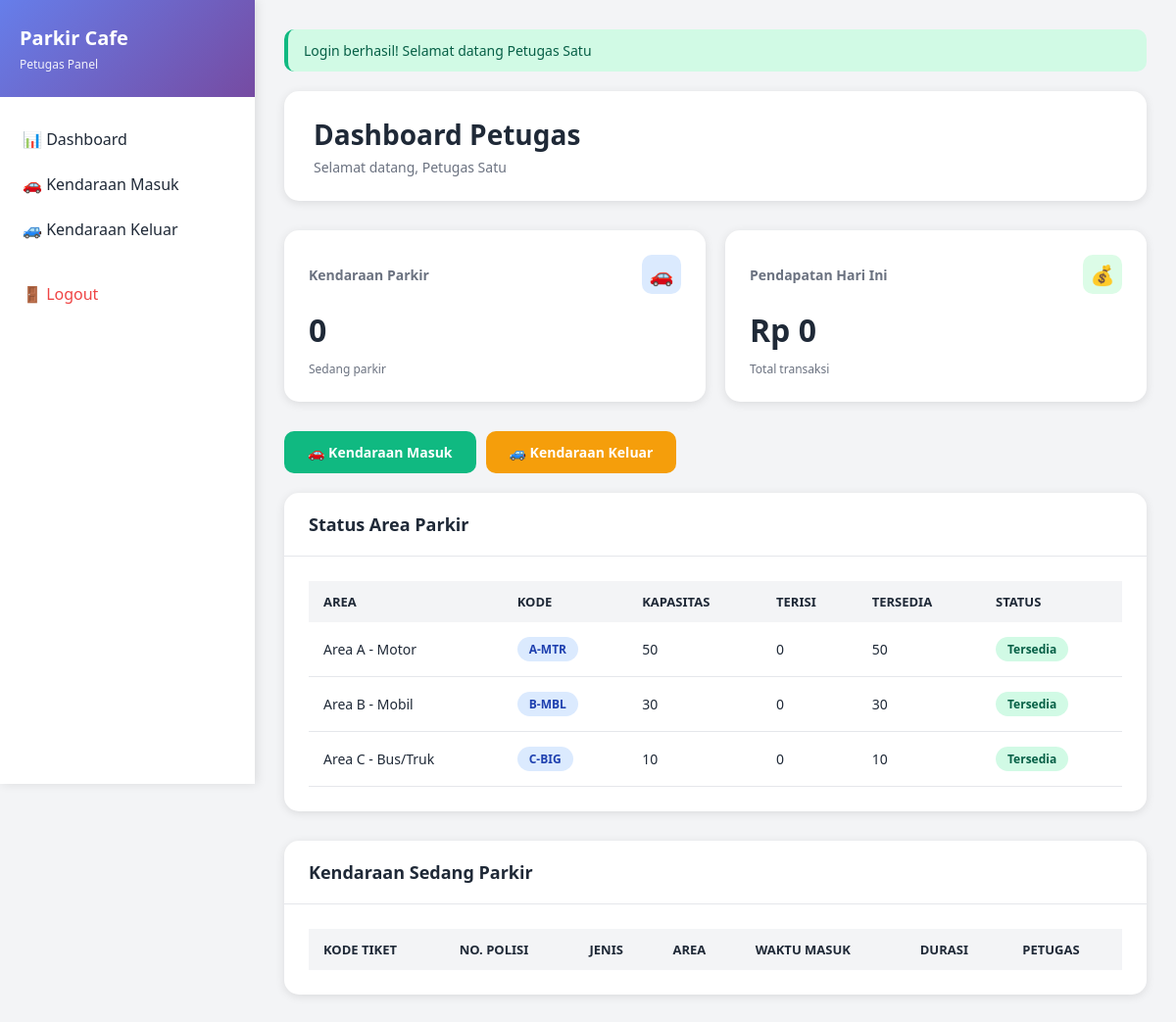
The page /petugas/dashboard (signed in) on the database its author committed.
### tables this page shows
CREATE TABLE `area_parkir` (
  `id` int(11) NOT NULL,
  `nama_area` varchar(100) NOT NULL,
  `kode_area` varchar(20) NOT NULL,
  `kapasitas` int(11) NOT NULL,
  `terisi` int(11) DEFAULT 0,
  `jenis_kendaraan` enum('motor','mobil','bus','truk','semua') DEFAULT 'semua',
  `lokasi` varchar(200) DEFAULT NULL,
  `status` enum('aktif','nonaktif','maintenance') DEFAULT 'aktif',
  `created_at` timestamp NOT NULL DEFAULT current_timestamp(),
  `updated_at` timestamp NOT NULL DEFAULT current_timestamp() ON UPDATE current_timestamp()
);

### controllers/PetugasController.php (called while the page is built, shortened)
<?php
class PetugasController extends Controller {
    private $areaModel;
    private $transaksiModel;
    public function __construct() {
        $this->areaModel = $this->model('AreaModel');
        $this->transaksiModel = $this->model('TransaksiModel');
    }
    public function dashboard() {
        $data = [
            'title' => 'Petugas Dashboard',
            'active_sessions' => $this->transaksiModel->getActiveSessions(),
            'today_revenue' => $this->transaksiModel->getTodayRevenue(),
            'area_stats' => $this->areaModel->getAreaStats(),
            'flash' => $this->getFlash()
        ];
        $this->view('petugas/dashboard', $data);
    }
}

### core/App.php (called while the page is built, shortened)
<?php
class App {
    protected $method = 'login';
    public function __construct() {
        $url = $this->parseURL();
        if (isset($url[0])) {
            $controllerName = ucfirst($url[0]) . 'Controller';
            $controllerPath = __DIR__ . '/../controllers/' . $controllerName . '.php';
            if (file_exists($controllerPath)) {
                unset($url[0]);
            }
        }
        $this->controller = new $this->controller;
        if (isset($url[1])) {
            if (method_exists($this->controller, $url[1])) {
                $this->method = $url[1];
                unset($url[1]);
            }
        }
        $this->params = $url ? array_values($url) : [];
        call_user_func_array([$this->controller, $this->method], $this->params);
    }
    public function parseURL() {
        if (isset($_GET['url'])) {
            $url = rtrim($_GET['url'], '/');
            $url = filter_var($url, FILTER_SANITIZE_URL);
            $url = explode('/', $url);
            return $url;
        }
        return [];
    }
}

### index.php (called while the page is built, shortened)
<?php
$app = new App();

### core/Model.php (called while the page is built, shortened)
<?php
class Model {
    public function __construct() {
        $this->db = Database::getInstance()->getConnection();
    }
}

### config/Database.php (called while the page is built, shortened)
<?php
class Database {
    private static $instance = null;
    private $connection;
    private $host = 'localhost';
    private $dbname = 'parkir_cafe';
    private $username = 'root';
    private $password = '';
    private function __construct() {
        try {
            $this->connection = new PDO(
                "mysql:host={$this->host};dbname={$this->dbname};charset=utf8mb4",
                $this->username,
                $this->password,
                [
                    PDO::ATTR_ERRMODE => PDO::ERRMODE_EXCEPTION,
                    PDO::ATTR_DEFAULT_FETCH_MODE => PDO::FETCH_ASSOC,
                    PDO::ATTR_EMULATE_PREPARES => false
                ]
            );
        } catch (PDOException $e) {
            die("Database connection failed: " . $e->getMessage());
        }
    }
    public static function getInstance() {
        if (self::$instance === null) {
            self::$instance = new self();
        }
        return self::$instance;
    }
    public function getConnection() {
        return $this->connection;
    }
}

### models/AreaModel.php (called while the page is built, shortened)
<?php
class AreaModel extends Model {
    protected $table = 'area_parkir';
    public function getAreaStats() {
        $stmt = $this->db->query("
            SELECT
                id,
                nama_area,
                kode_area,
                kapasitas,
                terisi,
                (kapasitas - terisi) as tersedia,
                ROUND((terisi / kapasitas * 100), 2) as persentase_terisi
            FROM {$this->table}
            WHERE status = 'aktif'
        ");
        return $stmt->fetchAll();
    }
}

### models/TransaksiModel.php (called while the page is built, shortened)
<?php
class TransaksiModel extends Model {
    protected $table = 'transaksi';
    public function getActiveSessions() {
        $stmt = $this->db->query("
            SELECT
                t.*,
                k.no_polisi,
                k.jenis_kendaraan,
                k.merk,
                k.warna,
                a.nama_area,
                a.kode_area,
                u.nama_lengkap as petugas_masuk
            FROM {$this->table} t
            JOIN kendaraan k ON t.kendaraan_id = k.id
            JOIN area_parkir a ON t.area_parkir_id = a.id
            JOIN users u ON t.petugas_masuk_id = u.id
            WHERE t.status = 'parkir'
            ORDER BY t.waktu_masuk DESC
        ");
        return $stmt->fetchAll();
    }
    public function getTodayRevenue() {
        $today = date('Y-m-d');
        $stmt = $this->db->prepare("
            SELECT SUM(total_bayar) as total
            FROM {$this->table}
            WHERE status = 'selesai'
            AND DATE(waktu_keluar) = ?
        ");
        $stmt->execute([$today]);
        $result = $stmt->fetch();
        return $result['total'] ?? 0;
    }
}

### views/petugas/dashboard.php (the view, shortened to what this page needs)
<?php require_once __DIR__ . '/../layouts/header.php'; ?>
<?php if ($flash): ?>
    <div class="alert alert-<?= $flash['type'] ?>">
        <?= $flash['message'] ?>
    </div>
<?php endif; ?>
<div class="page-header">
    <h1>Dashboard Petugas</h1>
    <p>Selamat datang, <?= $_SESSION['nama_lengkap'] ?></p>
</div>
<div class="stats-grid">
    <div class="stat-card">
        <div class="stat-card-header">
            <span class="stat-card-title">Kendaraan Parkir</span>
            <div class="stat-card-icon" style="background: #dbeafe;">
                <span style="font-size: 20px;">🚗</span>
            </div>
        </div>
        <div class="stat-card-value"><?= count($active_sessions) ?></div>
        <div class="stat-card-footer">Sedang parkir</div>
    </div>
    <div class="stat-card">
        <div class="stat-card-header">
            <span class="stat-card-title">Pendapatan Hari Ini</span>
            <div class="stat-card-icon" style="background: #dcfce7;">
                <span style="font-size: 20px;">💰</span>
            </div>
        </div>
        <div class="stat-card-value">Rp <?= number_format($today_revenue, 0, ',', '.') ?></div>
        <div class="stat-card-footer">Total transaksi</div>
    </div>
</div>
<div class="d-flex gap-2 mb-3">
    <a href="<?= BASE_URL ?>petugas/entry" class="btn btn-success">🚗 Kendaraan Masuk</a>
    <a href="<?= BASE_URL ?>petugas/exit" class="btn btn-warning">🚙 Kendaraan Keluar</a>
</div>
<div class="card">
    <div class="card-header">
        <h3 class="card-title">Status Area Parkir</h3>
    </div>
    <div class="card-body">
        <div class="table-responsive">
            <table>
                <thead>
                    <tr>
                        <th>Area</th>
                        <th>Kode</th>
                        <th>Kapasitas</th>
                        <th>Terisi</th>
                        <th>Tersedia</th>
                        <th>Status</th>
                    </tr>
                </thead>
                <tbody>
                    <?php foreach ($area_stats as $area): ?>
                    <tr>
                        <td><?= $area['nama_area'] ?></td>
                        <td><span class="badge badge-info"><?= $area['kode_area'] ?></span></td>
                        <td><?= $area['kapasitas'] ?></td>
                        <td><?= $area['terisi'] ?></td>
                        <td><?= $area['tersedia'] ?></td>
                        <td>
                            <?php if ($area['persentase_terisi'] >= 90): ?>
                                <span class="badge badge-danger">Hampir Penuh</span>
                            <?php elseif ($area['persentase_terisi'] >= 70): ?>
                                <span class="badge badge-warning">Cukup Penuh</span>
                            <?php else: ?>
                                <span class="badge badge-success">Tersedia</span>
                            <?php endif; ?>
                        </td>
                    </tr>
                    <?php endforeach; ?>
                </tbody>
            </table>
        </div>
    </div>
</div>
<div class="card">
    <div class="card-header">
        <h3 class="card-title">Kendaraan Sedang Parkir</h3>
    </div>
    <div class="card-body">
        <div class="table-responsive">
            <table>
                <thead>
                    <tr>
                        <th>Kode Tiket</th>
                        <th>No. Polisi</th>
                        <th>Jenis</th>
                        <th>Area</th>
                        <th>Waktu Masuk</th>
                        <th>Durasi</th>
                        <th>Petugas</th>
                    </tr>
                </thead>
            </table>
        </div>
    </div>
</div>
<?php require_once __DIR__ . '/../layouts/footer.php'; ?>

### public/css/style.css (style rules this page uses)
* { margin: 0; padding: 0; box-sizing: border-box; }
:root { --primary: #667eea; --primary-dark: #5568d3; --secondary: #764ba2; --success: #10b981; --danger: #ef4444; --warning: #f59e0b; --info: #3b82f6; --dark: #1f2937; --light: #f3f4f6; --white: #ffffff; --border: #e5e7eb; --shadow: rgba(0, 0, 0, 0.1); --shadow-lg: rgba(0, 0, 0, 0.15); }
body { font-family: 'Segoe UI', Tahoma, Geneva, Verdana, sans-serif; background: linear-gradient(135deg, #667eea 0%, #764ba2 100%); min-height: 100vh; color: var(--dark); }
.btn { display: inline-block; padding: 12px 24px; border: none; border-radius: 10px; font-size: 14px; font-weight: 600; cursor: pointer; transition: all 0.3s ease; text-decoration: none; text-align: center; }
.btn-success { background: var(--success); color: var(--white); }
.btn-warning { background: var(--warning); color: var(--white); }
.alert { padding: 12px 16px; border-radius: 10px; margin-bottom: 20px; font-size: 14px; animation: slideDown 0.3s ease; }
.alert-success { background: #d1fae5; color: #065f46; border-left: 4px solid var(--success); }
.page-header { background: var(--white); padding: 25px 30px; border-radius: 15px; margin-bottom: 30px; box-shadow: 0 2px 10px var(--shadow); }
.page-header h1 { font-size: 28px; color: var(--dark); margin-bottom: 5px; }
.page-header p { color: #6b7280; font-size: 14px; }
.stats-grid { display: grid; grid-template-columns: repeat(auto-fit, minmax(250px, 1fr)); gap: 20px; margin-bottom: 30px; }
.stat-card { background: var(--white); padding: 25px; border-radius: 15px; box-shadow: 0 2px 10px var(--shadow); transition: all 0.3s ease; }
.stat-card-header { display: flex; justify-content: space-between; align-items: center; margin-bottom: 15px; }
.stat-card-title { font-size: 14px; color: #6b7280; font-weight: 600; }
.stat-card-icon { width: 40px; height: 40px; border-radius: 10px; display: flex; align-items: center; justify-content: center; }
.stat-card-value { font-size: 32px; font-weight: 700; color: var(--dark); }
.stat-card-footer { margin-top: 10px; font-size: 12px; color: #6b7280; }
.card { background: var(--white); border-radius: 15px; box-shadow: 0 2px 10px var(--shadow); margin-bottom: 30px; }
.card-header { padding: 20px 25px; border-bottom: 1px solid var(--border); display: flex; justify-content: space-between; align-items: center; }
.card-title { font-size: 18px; font-weight: 600; color: var(--dark); }
.card-body { padding: 25px; }
.table-responsive { overflow-x: auto; }
table { width: 100%; border-collapse: collapse; }
table thead { background: var(--light); }
table th { padding: 12px 15px; text-align: left; font-weight: 600; color: var(--dark); font-size: 13px; text-transform: uppercase; }
table td { padding: 15px; border-bottom: 1px solid var(--border); font-size: 14px; }
.badge { display: inline-block; padding: 4px 12px; border-radius: 20px; font-size: 12px; font-weight: 600; }
.badge-success { background: #d1fae5; color: #065f46; }
.badge-info { background: #dbeafe; color: #1e40af; }
.mb-3 { margin-bottom: 20px; }
.d-flex { display: flex; }
.gap-2 { gap: 10px; }

### rows shown on the page
area_parkir: nama_area "Area A - Motor", kode_area "A-MTR", kapasitas "50", terisi "0", tersedia "50"
area_parkir: nama_area "Area B - Mobil", kode_area "B-MBL", kapasitas "30", terisi "0", tersedia "30"
area_parkir: nama_area "Area C - Bus/Truk", kode_area "C-BIG", kapasitas "10", terisi "0", tersedia "10"

### other values the page prints
$_SESSION['role'] "Petugas"
$flash['message'] "Login berhasil! Selamat datang Petugas Satu"
$_SESSION['nama_lengkap'] "Petugas Satu"
count($active_sessions) "0"
$today_revenue "0"
